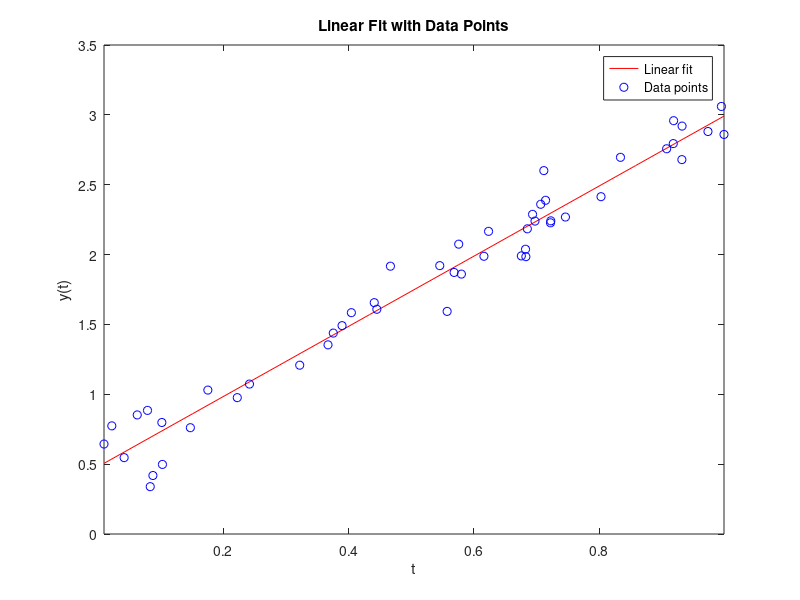

Source code (MATLAB):
% clear; close all; clc;
% 
% load data_robust_regression.mat;
% 
% N = size(Y, 2);
% 
% % your solution here %


clear; close all; clc;

% 加载数据
load data_robust_regression.mat;

% 提取常规数据
t = Y(1, :);
y = Y(2, :);

% 创建设计矩阵
A = [ones(length(t), 1) t'];

% 使用最小二乘法求解
x = A \ y';
x1 = x(1);
x2 = x(2);

% 计算残差和残差范数
residuals = y' - A * x;
residual_norm = norm(residuals);

% 绘制结果
fplot(@(t) x1 + x2 * t , [min(t) max(t)], 'r-');
hold on;
plot(t, y, 'bo');
title('Linear Fit with Data Points');
xlabel('t');
ylabel('y(t)');
legend('Linear fit', 'Data points');
hold off;

% 输出结果
fprintf('Optimal z1 = %f, Optimal z2 = %f\n', x1, x2);
fprintf('Norm of the optimal residual = %f\n', residual_norm);



